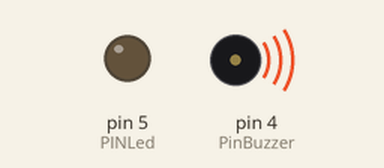
This sketch was run on a simulated Arduino Uno, built with avr-gcc and run on an emulated ATmega328P. Parts: output pins drawn as LEDs (lit = HIGH), buzzer (waves = sounding).

Above: at 0.12 s.
At 2.67 s:
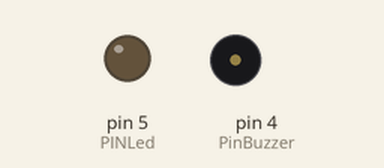
Timing chart, 0 to 3.0 s (numbered marks = the images above):
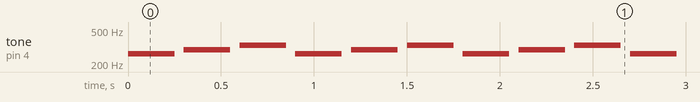

The sketch:

11_Interrupts.ino
```cpp
/*
 * La frecuencia de las notas musicales fue tomada de este sitio:
 * http://pages.mtu.edu/~suits/notefreqs.html
 * Los valores estan dados en hertz, que es el parametro que la funcion tone() usa.
 * NOTA: los valores fueron aproximados al entero superior mas cercano
 *
 *
 * El sensor de efecto hall US1881 funciona como un switch, afectado por el campo magnetico
 * el datasheet esta disponible en:
 * https://www.sparkfun.com/datasheets/Components/General/Hall-US1881EUA.pdf
 */


const int DO = 262;
const int RE = 294;
const int MI = 330;

const int PinBuzzer = 4; // GPIO que usaremos para el sonido
const int PINHall = 14; //EL GPIO pin que usaremos para el sensor
const int PINLed = 5; //EL GPIO pin que usaremos para el led

bool interruptflag = 1; // flag para el interrupt
bool LedStatus = 0; //Led apagado


void setup() {

  pinMode(PINHall, INPUT_PULLUP); //Establecemos el GPIO pin 2 como entrada (sensor Hall), el sensor necesita un pull up asi que lo configuramos por software
  pinMode(PINLed, OUTPUT); // Pin para el led

  attachInterrupt(digitalPinToInterrupt(PINHall), funcionInterrupt, CHANGE); //definimos un interrupt para el sensor hall
}

void loop() {
  // Una simple escala DO-RE-MI

  if(interruptflag==1)
  {
    tone(PinBuzzer,DO,250);
    delay(300); // Agregamos un pequeno retraso entre notas para poder distinguir los cambios entre tonos
    tone(PinBuzzer,RE,250);
    delay(300);
    tone(PinBuzzer,MI,250);
    delay(300);
  }
  else
  {
    LedStatus = !LedStatus;
    digitalWrite(PINLed, LedStatus); //Mandamos un 1 logico a la salida

    interruptflag = 1;
  }
}


void funcionInterrupt() {
    interruptflag = 0;
}
```

Measured:
- by itself, tone on pin 4 (PinBuzzer): repeats every 0.90 s: silent 0.05 s, 294 Hz 0.25 s, silent 0.05 s, 330 Hz 0.25 s, silent 0.05 s, 262 Hz 0.25 s
